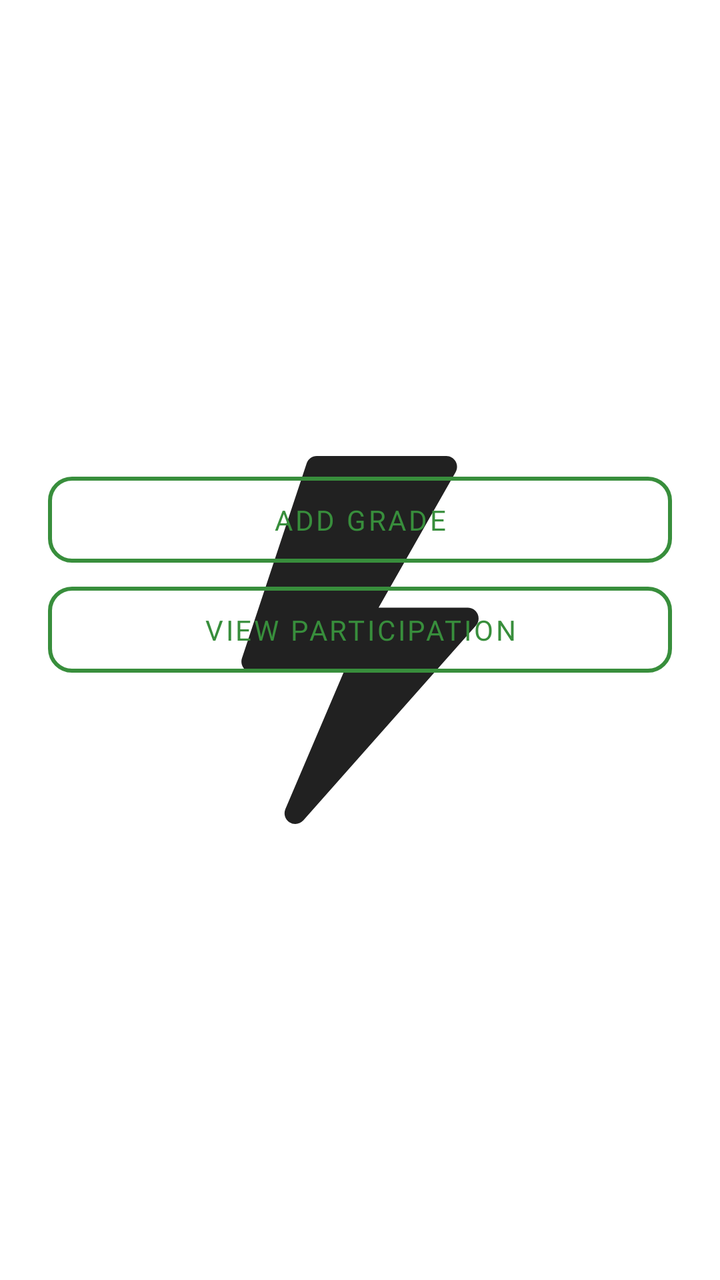
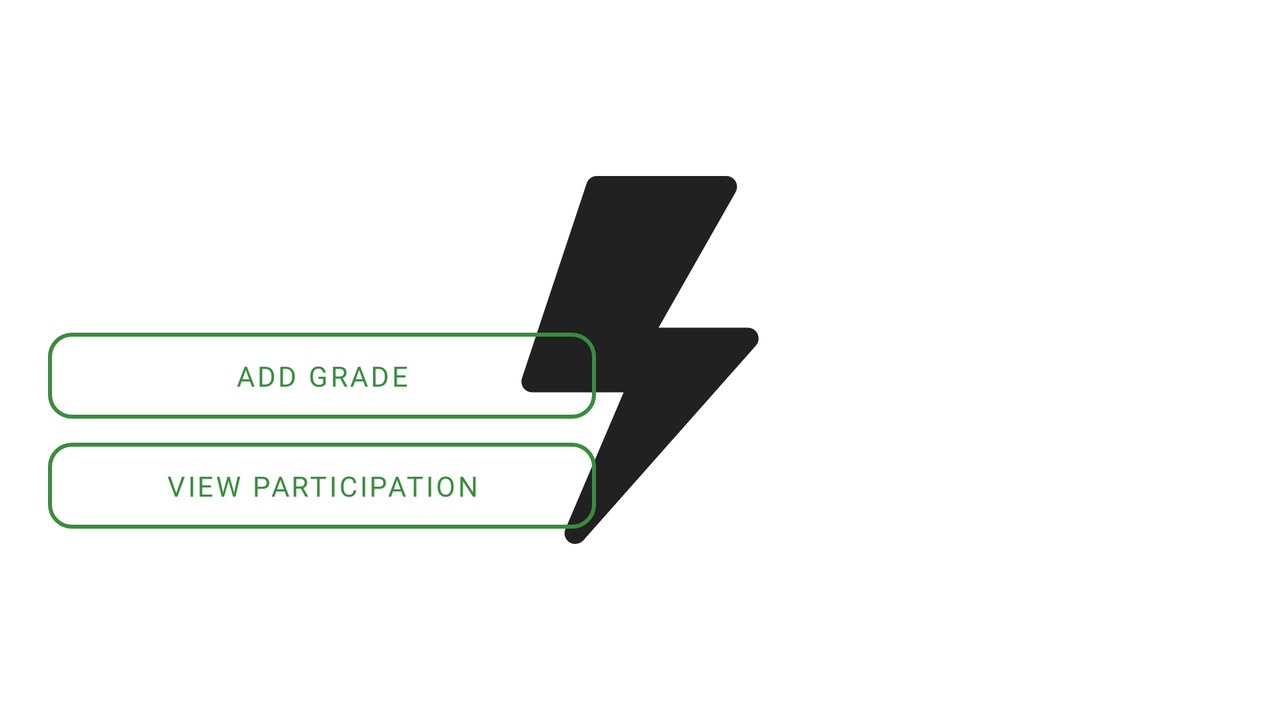

The same Android screen from two of the app's own layout files: first res/layout/ as a phone draws it, then the repository's variant for another configuration, drawn on a device whose configuration selects that folder. Both files follow.
<!-- AndroidManifest.xml: application theme AppTheme.Launcher -->
<!-- res/layout/grade_fragment.xml -->
<?xml version="1.0" encoding="utf-8"?>
<LinearLayout xmlns:android="http://schemas.android.com/apk/res/android"
    xmlns:app="http://schemas.android.com/apk/res-auto"
    android:id="@+id/padding_view"
    android:orientation="vertical"
    android:layout_width="match_parent"
    android:layout_height="match_parent"
    android:clipToPadding="false">

    <TextView
        android:id="@+id/average"
        android:layout_width="match_parent"
        android:layout_height="wrap_content"
        android:layout_marginTop="48dp"
        android:textColor="@color/colorAccentedControl"
        android:textSize="84sp"
        android:textAlignment="center"/>

    <TextView
        android:id="@+id/weighting"
        android:layout_width="match_parent"
        android:layout_height="wrap_content"
        android:layout_marginTop="16dp"
        android:textColor="@color/colorText"
        android:textSize="18sp"
        android:textAlignment="center"/>

    <com.google.android.material.button.MaterialButton
        style="@style/Widget.MaterialComponents.Button.OutlinedButton"
        android:id="@+id/add_grade_button"
        android:layout_width="match_parent"
        android:layout_height="wrap_content"
        android:layout_marginStart="24dp"
        android:layout_marginEnd="24dp"
        android:layout_marginTop="32dp"
        android:paddingTop="12dp"
        android:paddingBottom="12dp"
        app:cornerRadius="12dp"
        app:strokeWidth="2dp"
        app:strokeColor="@color/colorAccent"
        android:textColor="@color/colorAccent"
        android:text="@string/add_grade"
        app:rippleColor="@color/colorAccent"/>

    <com.google.android.material.button.MaterialButton
        style="@style/Widget.MaterialComponents.Button.OutlinedButton"
        android:id="@+id/open_participation_fragment_button"
        android:layout_width="match_parent"
        android:layout_height="wrap_content"
        android:layout_marginStart="24dp"
        android:layout_marginEnd="24dp"
        android:paddingTop="12dp"
        android:paddingBottom="12dp"
        app:cornerRadius="12dp"
        app:strokeWidth="2dp"
        app:strokeColor="@color/colorAccent"
        android:textColor="@color/colorAccent"
        android:text="@string/open_participation_fragment"
        app:rippleColor="@color/colorAccent"/>

    <androidx.recyclerview.widget.RecyclerView
        android:id="@+id/recycler_view"
        android:layout_width="match_parent"
        android:layout_height="match_parent"
        android:layout_marginTop="16dp"
        android:layout_marginBottom="16dp"
        android:layout_marginStart="16dp"
        android:layout_marginEnd="16dp"
        android:layoutAnimation="@anim/layout_animation_fall_down"
        android:scrollbars="vertical"/>

</LinearLayout>
<!-- resources referenced by this layout -->
<resources>
  <color name="colorAccent">#388e3c</color>
  <color name="colorAccentedControl">@color/colorAccent</color>
  <color name="colorText">#212121</color>
  <string name="add_grade">Add grade</string>
  <string name="open_participation_fragment">View participation</string>
  <style name="AppTheme.Launcher">
          <item name="android:windowBackground">@drawable/launch_screen</item>
          <item name="android:statusBarColor">@android:color/transparent</item>
          <item name="android:navigationBarColor">@android:color/transparent</item>
      </style>
  <!-- drawable launch_screen (drawable) -->
  <?xml version="1.0" encoding="utf-8"?>
  <layer-list xmlns:android="http://schemas.android.com/apk/res/android" android:opacity="opaque">
  
      <item android:drawable="@color/colorBackground"/>
  
      
      <item
          android:drawable="@drawable/bolt"
          android:gravity="center"
          android:width="184dp"
          android:height="184dp"
          android:scaleType="centerInside">
      </item>
  
  </layer-list>
  <color name="colorBackground">#ffffff</color>
  <!-- drawable bolt (drawable) -->
  <vector xmlns:android="http://schemas.android.com/apk/res/android"
      android:width="512dp"
      android:height="512dp"
      android:viewportWidth="512"
      android:viewportHeight="512.0014">
    <path
        android:fillColor="@color/colorText"
        android:pathData="m406,211h-124.145l107.168,-188.559c2.652,-4.645 2.637,-10.344 -0.043,-14.973 -2.695,-4.625 -7.633,-7.469 -12.98,-7.469h-180c-6.457,0 -12.188,4.133 -14.223,10.254l-90,271c-1.539,4.57 -0.762,9.609 2.051,13.52 2.828,3.914 7.355,6.227 12.172,6.227h127.254l-81.035,190.098c-2.902,6.754 -0.469,14.621 5.742,18.559 6.109,3.906 14.316,2.879 19.246,-2.691l240,-271c3.926,-4.41 4.895,-10.727 2.477,-16.102 -2.418,-5.391 -7.777,-8.863 -13.684,-8.863zM406,211"/>
  </vector>
</resources>
<!-- res/layout-land/grade_fragment.xml (the repository's variant of the layout above) -->
<!-- drawn on the phone turned sideways -->
<?xml version="1.0" encoding="utf-8"?>
<LinearLayout xmlns:android="http://schemas.android.com/apk/res/android"
    xmlns:app="http://schemas.android.com/apk/res-auto"
    android:id="@+id/padding_view"
    android:orientation="horizontal"
    android:layout_width="match_parent"
    android:layout_height="match_parent">

    <LinearLayout
        android:layout_width="0dp"
        android:layout_height="match_parent"
        android:layout_weight="1"
        android:orientation="vertical">

        <TextView
            android:id="@+id/average"
            android:layout_width="match_parent"
            android:layout_height="wrap_content"
            android:layout_marginTop="8dp"
            android:layout_marginStart="24dp"
            android:layout_marginEnd="12dp"
            android:textColor="@color/colorAccentedControl"
            android:textSize="84sp"
            android:textAlignment="center"/>

        <TextView
            android:id="@+id/weighting"
            android:layout_width="match_parent"
            android:layout_height="wrap_content"
            android:layout_marginTop="8dp"
            android:layout_marginStart="24dp"
            android:layout_marginEnd="12dp"
            android:textColor="@color/colorText"
            android:textSize="18sp"
            android:textAlignment="center"/>

        <com.google.android.material.button.MaterialButton
            style="@style/Widget.MaterialComponents.Button.OutlinedButton"
            android:id="@+id/add_grade_button"
            android:layout_width="match_parent"
            android:layout_height="wrap_content"
            android:layout_marginStart="24dp"
            android:layout_marginEnd="12dp"
            android:layout_marginTop="8dp"
            android:paddingTop="12dp"
            android:paddingBottom="12dp"
            app:cornerRadius="12dp"
            app:strokeWidth="2dp"
            app:strokeColor="@color/colorAccent"
            android:textColor="@color/colorAccent"
            android:text="@string/add_grade"
            android:layout_gravity="bottom"
            app:rippleColor="@color/colorAccent"/>

        <com.google.android.material.button.MaterialButton
            style="@style/Widget.MaterialComponents.Button.OutlinedButton"
            android:id="@+id/open_participation_fragment_button"
            android:layout_width="match_parent"
            android:layout_height="wrap_content"
            android:layout_marginStart="24dp"
            android:layout_marginEnd="12dp"
            android:layout_marginBottom="16dp"
            android:paddingTop="12dp"
            android:paddingBottom="12dp"
            app:cornerRadius="12dp"
            app:strokeWidth="2dp"
            app:strokeColor="@color/colorAccent"
            android:textColor="@color/colorAccent"
            android:text="@string/open_participation_fragment"
            android:layout_gravity="bottom"
            app:rippleColor="@color/colorAccent"/>

    </LinearLayout>

    <androidx.recyclerview.widget.RecyclerView
        android:id="@+id/recycler_view"
        android:layout_width="0dp"
        android:layout_height="match_parent"
        android:layout_weight="1"
        android:layout_marginTop="16dp"
        android:layout_marginBottom="16dp"
        android:layout_marginStart="4dp"
        android:layout_marginEnd="16dp"
        android:layoutAnimation="@anim/layout_animation_fall_down"
        android:scrollbars="vertical"/>

</LinearLayout>
